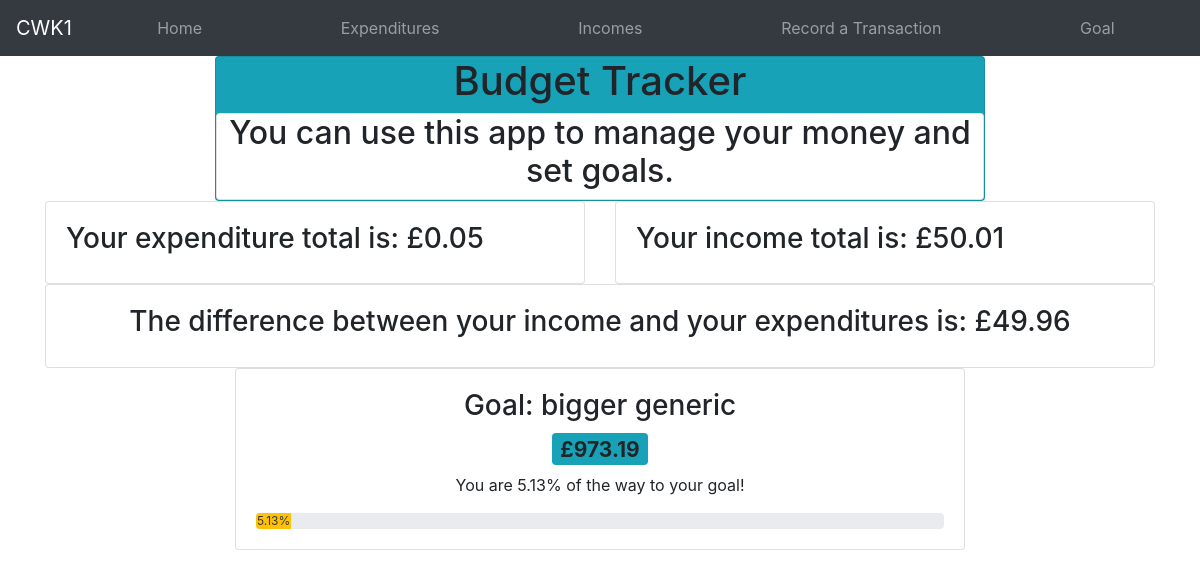
Page /home on the earlier database version.
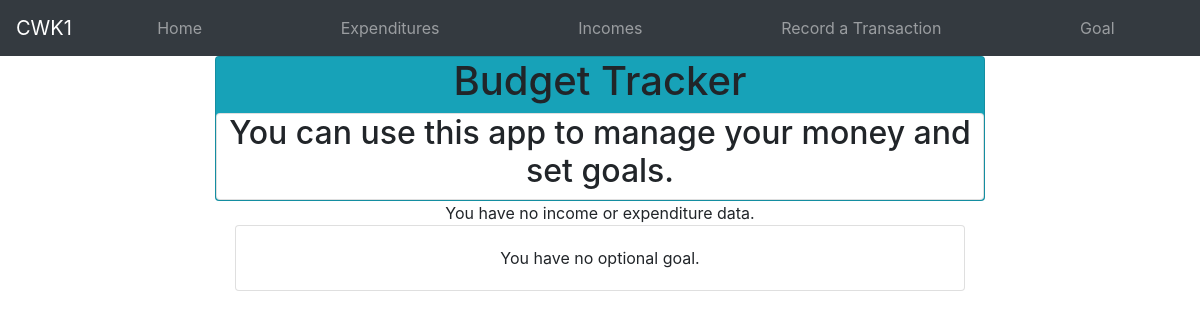
Same page on the later database version.
### app/models.py (models this page shows)
class Goal(db.Model):
    id = db.Column(db.Integer, primary_key=True)
    name = db.Column(db.String(500), index=True, nullable=True)
    amount = db.Column(db.Float, nullable=False)

### app/views.py (the view)
@app.route('/home', methods=['GET', 'POST'])
def home():
    goal_set = False
    goal_name = ""  # null
    goal_amount = -1.0  # null
    goal_progress = -1.0  # null
    expenditure_total = 0
    income_total = 0
    with app.app_context():  # make db queries
        expenditure_query = db.session.query(models.Expenditure.amount).all()
        income_query = db.session.query(models.Income.amount).all()
        goal_query = db.session.query(models.Goal).all()
        if len(goal_query) != 0:
            goal_set = True  # there is only ever one goal in goal table
            goal_name, goal_amount = goal_query[0].name, goal_query[0].amount
    for x in expenditure_query:
        expenditure_total += float(x[0])
    for x in income_query:
        income_total += float(x[0])
    exp_inc_dif = income_total-expenditure_total
    if goal_amount != -1.0:  # if goal exists
        goal_progress = max(round(100*(exp_inc_dif/goal_amount), 2), 0)
        goal_progress = 100 if goal_progress > 100 else goal_progress
    home = {'description': 'You can use this app to manage your money and set goals.',
            'optional_goal': 'You have no optional goal.',
            'null_money': 'You have no income or expenditure data.'}
    return render_template('home.html', title='Home', home=home, expenditure_total=expenditure_total, income_total=income_total, exp_inc_dif=exp_inc_dif, goal_name=goal_name, goal_amount=goal_amount, goal_set=goal_set, goal_progress=goal_progress)

### app/templates/home.html (shortened to what this page needs)
{% extends "base.html" %}
{% block content %}
<div class="flex-row">
    <div class="card bg-info text-center">
    <h1>Budget Tracker</h1>
    <div class="card">
        <h2>{{home.description}}</h2>
        </div>
    </div>
    </div>
    </div>
<div class="container">
    {% if expenditure_total == 0 and income_total == 0 %}
    <div class="row justify-content-center">
        <div class="col-md-8 text-center">
            {{ home.null_money }}
        </div>
    </div>
    {% else %}
    <div class="row">
        <div class="col-md-6">
            <div class="card">
                <div class="card-body">
                    <h3>Your expenditure total is: £{{ '%0.2f'|format(expenditure_total|float) }}</h3>
                </div>
            </div>
        </div>
        <div class="col-md-6">
            <div class="card">
                <div class="card-body">
                    <h3>Your income total is: £{{ '%0.2f'|format(income_total|float) }}</h3>
                </div>
            </div>
        </div>
    </div>
    <div class="row">
        <div class="col-md-12 text-center">
            <div class="card">
                <div class="card-body">
                    <h3>The difference between your income and your expenditures is: £{{ '%0.2f'|format(exp_inc_dif|float) }}</h3>
                </div>
            </div>
        </div>
    </div>
    {% endif %}
</div>
<div class="container">
    <div class="row justify-content-center">
        <div class="col-md-8 text-center">
            {% if goal_set %}
            <div class="card">
                <div class="card-body">
                    <h3>Goal: {{ goal_name }}</h3>
                    <h3>
                        <span class="badge bg-info"> £{{ '%0.2f'|format(goal_amount|float) }}</span>
                    </h3>
                    <div class="body">
                        {% if goal_progress == 100 %}
                        <p>You have reached your goal!</p>
                        {% else %}
                        <p>You are {{ goal_progress }}% of the way to your goal!</p>
                        {% endif %}
                    </div>
                    <div class="progress">
                        <div class="progress-bar bg-warning text-dark" role="progressbar" style="width: {{ goal_progress }}%" aria-valuenow="{{ goal_progress }}" aria-valuemin="0" aria-valuemax="100">{{ goal_progress }}%</div>
                    </div>
                </div>
            </div>
            {% else %}
            <div class="card">
                <div class="card-body">
                    {{ home.optional_goal }}
                </div>
            </div>
            {% endif %}
        </div>
    </div>
</div>
{% endblock %}

Differences in the rows shown:
removed Goal: name "bigger generic", amount "973.19"
Other differences:
{{ home.null_money }}: (not shown) → "You have no income or expenditure data."
{{ home.optional_goal }}: (not shown) → "You have no optional goal."
{{ '%0.2f'|format(expenditure_total|float) }}: "0.05" → (not shown)
{{ '%0.2f'|format(income_total|float) }}: "50.01" → (not shown)
{{ '%0.2f'|format(exp_inc_dif|float) }}: "49.96" → (not shown)
{{ goal_progress }}: "5.13" → (not shown)
text no longer shown: "Your expenditure total is: £ Your income total is: £ The difference between your income and your expenditures is: £ Goal: £ You are % of the way to your goal! %"
